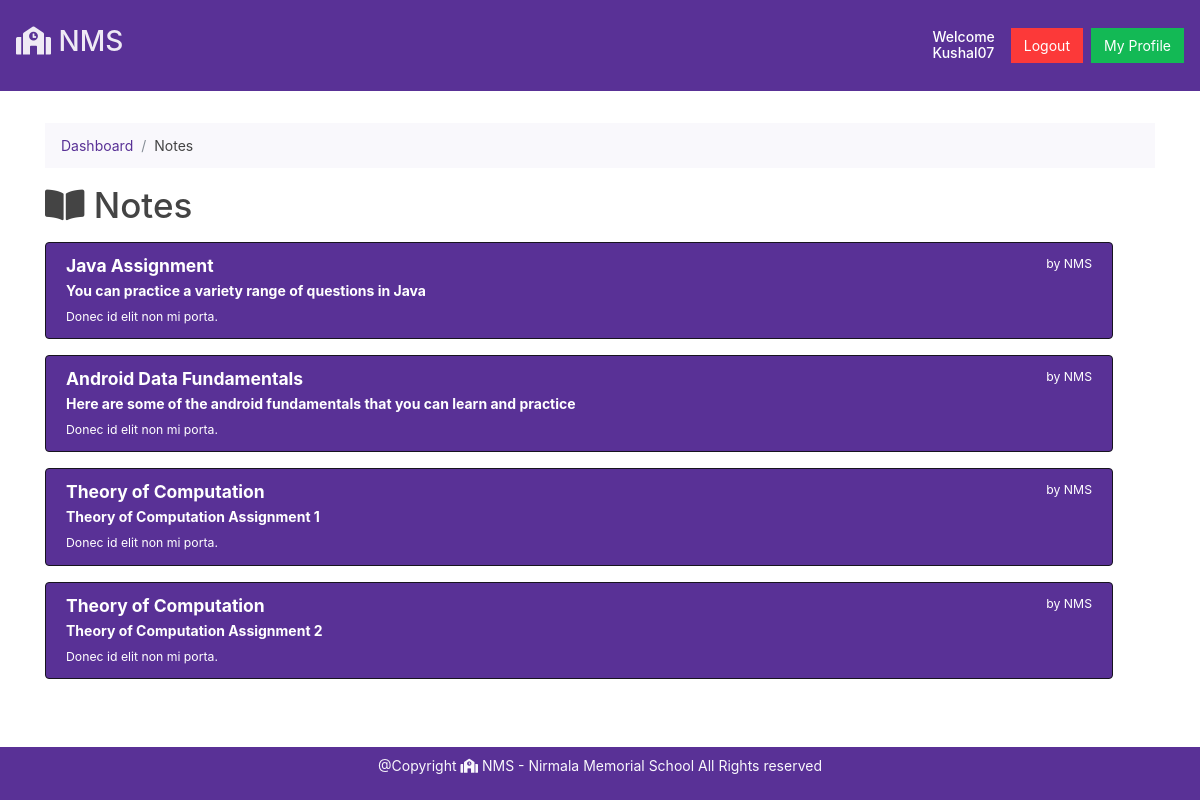
Page /student/notes.php (signed in) on the committed database.
### tables this page shows
CREATE TABLE `assignments` (
  `assignment_id` int(7) NOT NULL,
  `assignment_title` varchar(255) NOT NULL,
  `assignment_description` varchar(255) NOT NULL,
  `assignment_file` varchar(255) NOT NULL,
  `assignment_course_id` int(7) NOT NULL
);

### student/notes.php (the view, shortened to what this page needs)
<!doctype html>
<html lang="en">
<head>
    <link href="https://cdn.jsdelivr.net/npm/bootstrap@5.0.0-beta1/dist/css/bootstrap.min.css" rel="stylesheet">
    <link rel="stylesheet" href="https://bootswatch.com/4/pulse/bootstrap.min.css">
    <link rel="stylesheet" href="https://pro.fontawesome.com/releases/v5.10.0/css/all.css" />
    <link rel="stylesheet" href="https://cdnjs.cloudflare.com/ajax/libs/animate.css/4.1.1/animate.min.css"/>
</head>
<body>
    <?php include "../partials/_dbconnect.php"; ?>
    <?php
    echo '  <nav class="navbar navbar-dark bg-primary">
        <a class="navbar-brand" href="/college-website/index.php">
            <h2><i class="fas fa-school"></i> NMS</h2>
        </a>';
    if (isset($_SESSION['loggedin']) && $_SESSION['loggedin'] == true) {
        echo '<form class="form-inline my-2 my-lg-0" method="get">
            <h6 class = "my-2 mx-2" style="color:white;">Welcome <br>' . $_SESSION['studentusername'] . '</h6>
            <a href = "../partials/_logout.php" class="btn btn-danger ml-2">Logout</a>
            <a href = "profile.php?id=' . $_SESSION['studentid'] . '" class="btn btn-success ml-2">My Profile</a>
          </form>';
    }
    echo '</nav>';
    ?>
    <div class="container py-4 my-2 bodycon animate__animated animate__fadeInUp">
        <div aria-label="breadcrumb">
            <ol class="breadcrumb">
                <li class="breadcrumb-item"><a href="dashboard.php">Dashboard</a></li>
                <li class="breadcrumb-item active" aria-current="page">Notes</li>
            </ol>
        </div>
        <h1><i class="fas fa-book-open"></i> Notes</h1>
        <div class="container row">
            <?php
            if (isset($_SESSION['loggedin']) && $_SESSION['loggedin'] == true) {
                $sql1 = "SELECT * FROM `assignments`";
                $result = mysqli_query($conn, $sql1);
                while ($row = mysqli_fetch_assoc($result)) {
                    $assignmentTitle = $row['assignment_title'];
                    $assignmentDesc = $row['assignment_description'];
                    $assignmentFile = $row['assignment_file'];
                    echo '<div class="list-group my-2">
                    <a href="../assignments/'.$assignmentFile.'" class="list-group-item list-group-item-action flex-column align-items-start active bg-primary">
                  <div class="d-flex w-100 justify-content-between">
                    <h5 class="mb-1"><strong>'.$assignmentTitle.'</strong></h5>
                    <small>by NMS</small>
                  </div>
                  <p class="mb-1">'.$assignmentDesc.'</p>
                  <small>Donec id elit non mi porta.</small>
                </a>
              </div>';
                }
            } else {
                echo '<h2 class="text-center" style="color:red;">You are not logged in to view the dashboard</h2>
            <h3 class="text-center" style="color:blue;">Please Login...</h3>';
            }
            ?>
        </div>
    </div>
    <?php include "../partials/footer.php" ?>
</body>
</html>

### student/notes.php (style rules this page uses)
.bodycon { min-height: 80vh; display: flex; flex-direction: column; }

### rows in the picture
assignments: assignment_title "Java Assignment", assignment_description "You can practice a variety range of questions in Java"
assignments: assignment_title "Android Data Fundamentals", assignment_description "Here are some of the android fundamentals that you can learn and practice"
assignments: assignment_title "Theory of Computation", assignment_description "Theory of Computation Assignment 1"
assignments: assignment_title "Theory of Computation", assignment_description "Theory of Computation Assignment 2"

### other values in the picture
$_SESSION['studentusername'] "Kushal07"
